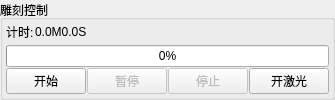
       <widget class="QGroupBox" name="gb_EngravingCtrl">
        <property name="sizePolicy">
         <sizepolicy hsizetype="Preferred" vsizetype="Fixed">
          <horstretch>0</horstretch>
          <verstretch>0</verstretch>
         </sizepolicy>
        </property>
        <property name="title">
         <string>雕刻控制</string>
        </property>
        <layout class="QVBoxLayout" name="ly_gbCrvCtrl_2" stretch="0,0,0">
         <property name="spacing">
          <number>1</number>
         </property>
         <property name="leftMargin">
          <number>3</number>
         </property>
         <property name="topMargin">
          <number>0</number>
         </property>
         <property name="rightMargin">
          <number>3</number>
         </property>
         <property name="bottomMargin">
          <number>3</number>
         </property>
         <item>
          <layout class="QHBoxLayout" name="ly_CrvTimer" stretch="0,0,0">
           <property name="spacing">
            <number>1</number>
           </property>
           <item>
            <widget class="QLabel" name="lb_CrvTime">
             <property name="sizePolicy">
              <sizepolicy hsizetype="Minimum" vsizetype="Minimum">
               <horstretch>0</horstretch>
               <verstretch>0</verstretch>
              </sizepolicy>
             </property>
             <property name="text">
              <string>计时:</string>
             </property>
            </widget>
           </item>
           <item>
            <widget class="QLabel" name="lb_CrvTimeVal">
             <property name="sizePolicy">
              <sizepolicy hsizetype="Preferred" vsizetype="Preferred">
               <horstretch>0</horstretch>
               <verstretch>0</verstretch>
              </sizepolicy>
             </property>
             <property name="text">
              <string>0.0M0.0S</string>
             </property>
            </widget>
           </item>
           <item>
            <spacer name="sp_Crv1">
             <property name="orientation">
              <enum>Qt::Horizontal</enum>
             </property>
             <property name="sizeHint" stdset="0">
              <size>
               <width>40</width>
               <height>20</height>
              </size>
             </property>
            </spacer>
           </item>
          </layout>
         </item>
         <item>
          <widget class="QProgressBar" name="pb_Crv">
           <property name="sizePolicy">
            <sizepolicy hsizetype="Preferred" vsizetype="Fixed">
             <horstretch>0</horstretch>
             <verstretch>0</verstretch>
            </sizepolicy>
           </property>
           <property name="whatsThis">
            <string/>
           </property>
           <property name="autoFillBackground">
            <bool>false</bool>
           </property>
           <property name="value">
            <number>0</number>
           </property>
           <property name="textVisible">
            <bool>true</bool>
           </property>
           <property name="textDirection">
            <enum>QProgressBar::TopToBottom</enum>
           </property>
          </widget>
         </item>
         <item>
          <layout class="QHBoxLayout" name="ly_CrvBtn">
           <property name="spacing">
            <number>1</number>
           </property>
           <property name="sizeConstraint">
            <enum>QLayout::SetDefaultConstraint</enum>
           </property>
           <item>
            <widget class="QPushButton" name="pb_Start">
             <property name="sizePolicy">
              <sizepolicy hsizetype="Preferred" vsizetype="Fixed">
               <horstretch>0</horstretch>
               <verstretch>0</verstretch>
              </sizepolicy>
             </property>
             <property name="text">
              <string>开始</string>
             </property>
            </widget>
           </item>
           <item>
            <widget class="QPushButton" name="pb_Pause">
             <property name="enabled">
              <bool>false</bool>
             </property>
             <property name="sizePolicy">
              <sizepolicy hsizetype="Preferred" vsizetype="Fixed">
               <horstretch>0</horstretch>
               <verstretch>0</verstretch>
              </sizepolicy>
             </property>
             <property name="text">
              <string>暂停</string>
             </property>
            </widget>
           </item>
           <item>
            <widget class="QPushButton" name="pb_Stop">
             <property name="enabled">
              <bool>false</bool>
             </property>
             <property name="sizePolicy">
              <sizepolicy hsizetype="Preferred" vsizetype="Fixed">
               <horstretch>0</horstretch>
               <verstretch>0</verstretch>
              </sizepolicy>
             </property>
             <property name="text">
              <string>停止</string>
             </property>
            </widget>
           </item>
           <item>
            <widget class="QPushButton" name="pb_LaserOnOff">
             <property name="sizePolicy">
              <sizepolicy hsizetype="Preferred" vsizetype="Fixed">
               <horstretch>0</horstretch>
               <verstretch>0</verstretch>
              </sizepolicy>
             </property>
             <property name="minimumSize">
              <size>
               <width>0</width>
               <height>0</height>
              </size>
             </property>
             <property name="maximumSize">
              <size>
               <width>16777215</width>
               <height>16777215</height>
              </size>
             </property>
             <property name="text">
              <string>开激光</string>
             </property>
             <property name="checkable">
              <bool>true</bool>
             </property>
            </widget>
           </item>
          </layout>
         </item>
        </layout>
        <zorder>pb_Crv</zorder>
        <zorder></zorder>
       </widget>
